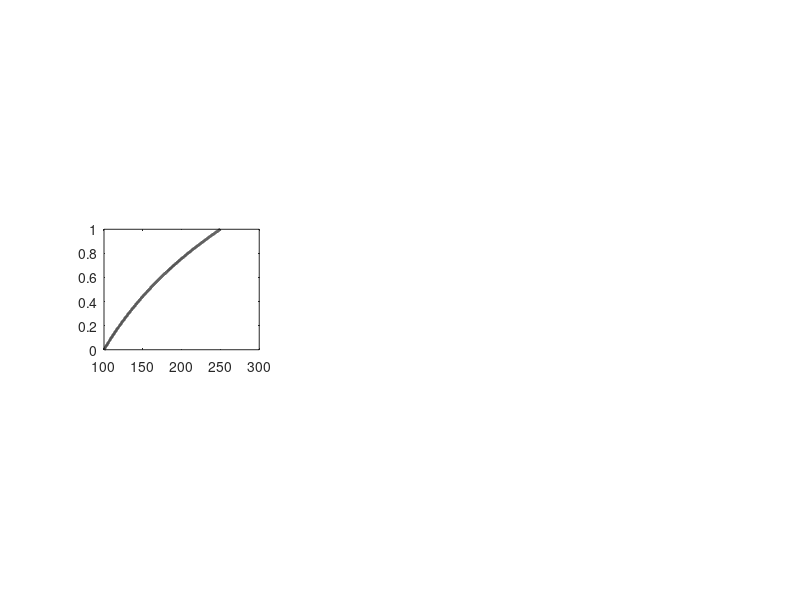

Here is the MATLAB script that generated this plot: (Note: this script raises an error after producing the figure.)
% radiometer_constraints.m
% Generates Figure 4 using data generated by Tb_data.mat for the
% publication 
% 
% Wolfenbarger, N. S., Broome, A. L., Schroeder, D. M., Ermakov, A. I.,
% Bolton, S. J., and Blankenship, D. D. (2025). Passive Microwave
% Radiometry and Active Radar Sounding as Complementary Tools for
% Geophysical Investigations of Icy Ocean Worlds.

clear all; close all; clc

%% Defaults
fontsize = 8;
linewidth = 2;
interpreter = 'latex';

%% Constants
Ts = 100;

%% Freezing Point Depression
% Temperature Profile
p = 4;
subplot(3,3,p)
N = 1e4;
Tm = 250;
z = linspace(0,1,N)';
T = Ts*(Tm/Ts).^(z);

plot(T,z,'k','LineWidth',linewidth)
ax(p) = gca;
ax(p).YDir = 'reverse';
ax(p).FontSize = fontsize;
ax(p).TickLabelInterpreter = interpreter;
ax(p).XTick = [Ts Tm];
ax(p).XTickLabel = {'$100$';'$f(D)-\Delta T_f$'};
ax(p).XLabel.String = 'Temperature, $T$ (K)';
ax(p).XLabel.FontSize = fontsize;
ax(p).XLabel.Interpreter = interpreter;
ax(p).YLabel.String = 'Fractional Depth, $z/D$';
ax(p).YLabel.FontSize = fontsize;
ax(p).YLabel.Interpreter = interpreter;
ax(p).XLim = [Ts-50 270+50];
ax(p).YLim = [0 1];

t1 = text(Ts,0,'$T_s$');
t1.HorizontalAlignment='center';
t1.VerticalAlignment ='bottom';
t1.FontSize = fontsize;
t1.Interpreter = interpreter;

t2 = text(Tm,0,'$T_m$');
t2.HorizontalAlignment='center';
t2.VerticalAlignment ='bottom';
t2.FontSize = fontsize;
t2.Interpreter = interpreter;

% Brightness Temperature Difference Contour
p = 5;
subplot(3,3,p)
load('Tb_deltaTm.mat')
delta_Tb = squeeze(Tb(1,:,:)-Tb(2,:,:));
x = repmat(D'/1e3,1,length(deltaTm));
y = repmat(deltaTm,length(D),1);


[C,h] = contour(y.',x.',delta_Tb.',[10:5:50],'LineWidth',linewidth,'LineColor',[0 112 192]/255);
clabel(C,h,'manual','Interpreter','latex','FontSize',fontsize,'Color',[0 112 192]/255,...
    'BackgroundColor','w')
hold on

ax(p) = gca;
ax(p).FontSize = fontsize;
ax(p).TickLabelInterpreter = interpreter;
ax(p).XLabel.String = 'Freezing Point Depression, $\Delta T_f$ (K)';
ax(p).XLabel.FontSize = fontsize;
ax(p).XLabel.Interpreter = interpreter;
ax(p).YLim = [0 100];
ax(p).YTick = 0:20:100;
ax(p).YLabel.String = 'Ice Shell Thickness, $D$ (km)';
ax(p).YLabel.FontSize = fontsize;
ax(p).YLabel.Interpreter = interpreter;
ax(p).Title.String = '$\Delta \mathcal{T}_{ice,0.6/1.2}=\mathcal{T}_{ice,0.6}-\mathcal{T}_{ice,1.2}$ (K)';
ax(p).Title.FontSize = fontsize;
ax(p).Title.Interpreter = interpreter;
box on


% Compatible Ice Shell Thickness
p = 6;
subplot(3,3,p)
deltaTb_vec = [0:0.1:50];

load('Tb_deltaTm.mat')
deltaTb_deltaTm = squeeze(Tb(1,:,:)-Tb(2,:,:));
C = contourc(deltaTm,D'/1e3,deltaTb_deltaTm,deltaTb_vec);
S = contourdata(C);

for n = 1:length(S)
    plot(S(n).level*ones(S(n).numel,1),S(n).ydata,'Color',[1 1 1]*0.8,...
        'LineWidth',linewidth)
    hold on
end

load('Tb.mat')
deltaTb = squeeze(Tb(1,:,:)-Tb(2,:,:));
[deltaTb_max,ind] = max(deltaTb);
D_vec1 = interp1(deltaTb(1:ind),D(1:ind)/1e3,deltaTb_vec);
D_vec2 = interp1(deltaTb(ind:end),D(ind:end)/1e3,deltaTb_vec);
h = plot(deltaTb_vec,D_vec1,'Color',[0 112 192]/255,'LineWidth',linewidth);
plot(deltaTb_vec,D_vec2,'Color',[0 112 192]/255,'LineWidth',linewidth)
leg = legend(h,'$\Delta T_f=0$ K');
leg.Location = 'NorthEast';
leg.ItemTokenSize = [15 15];
leg.FontSize = fontsize;
leg.Interpreter = interpreter;

ax(p) = gca;
ax(p).FontSize = fontsize;
ax(p).TickLabelInterpreter = interpreter;
ax(p).XLabel.String = '$\Delta \mathcal{T}_{ice,0.6/1.2}=\mathcal{T}_{ice,0.6}-\mathcal{T}_{ice,1.2}$ (K)';
ax(p).XLabel.FontSize = fontsize;
ax(p).XLabel.Interpreter = interpreter;
ax(p).YLabel.String = 'Ice Shell Thickness, $D$ (km)';
ax(p).YLabel.FontSize = fontsize;
ax(p).YLabel.Interpreter = interpreter;
ax(p).XLim = [0 50];
ax(p).Layer = 'Top';

%% Warm Convective Layer
% Temperature Profile
p = 1;
subplot(3,3,p)
Tm = 260;
N = 1e4/2;
z = linspace(0,1/2,N)';
T = Ts*(Tm/Ts).^(z/(1/2));
z = [z; linspace(1/2,1,N)'];
z = flipud(z);
T = [T; ones(size(T))*Tm];

plot(T,z,'k','LineWidth',linewidth)
ax(p) = gca;
ax(p).FontSize = fontsize;
ax(p).TickLabelInterpreter = interpreter;
ax(p).XTick = [Ts Tm];
ax(p).XTickLabel = {'$100$';'$260$'};
ax(p).XLabel.String = 'Temperature, $T$ (K)';
ax(p).XLabel.FontSize = fontsize;
ax(p).XLabel.Interpreter = interpreter;
ax(p).YLabel.String = 'Fractional Depth, $z/D$';
ax(p).YLabel.FontSize = fontsize;
ax(p).YLabel.Interpreter = interpreter;
ax(p).XLim = [Ts-50 270+50];
ax(p).YLim = [0 1];
ax(p).YTick = [0 1];
ax(p).YTickLabel = cellstr(num2str(([1 0])'));

t1 = text(Ts,1,'$T_s$');
t1.HorizontalAlignment='center';
t1.VerticalAlignment ='bottom';
t1.FontSize = fontsize;
t1.Interpreter = interpreter;

t2 = text(Tm,1,'$T_m$');
t2.HorizontalAlignment='center';
t2.VerticalAlignment ='bottom';
t2.FontSize = fontsize;
t2.Interpreter = interpreter;

delta_x = 15;
delta_y = 0.025;

ar = annotation('doublearrow');
ar.Parent = ax(p);
ar.X = [Tm-delta_x Tm-delta_x];
ar.Y = [0+delta_y 0.5-delta_y];
ar.Head1Length = 5;
ar.Head2Length = 5;
ar.Head1Width = 5;
ar.Head2Width = 5;
ar.Head1Style = 'plain';
ar.Head2Style = 'plain';
ar.LineWidth = linewidth/2;

txt = text(Tm-delta_x,0.25,'$d_{conv}/D$ ');
txt.FontSize = fontsize;
txt.HorizontalAlignment = 'right';
txt.Interpreter = interpreter;

% Brightness Temperature Difference Contour
p = 2;
subplot(3,3,p)
load('Tb_fconv_260.mat')
delta_Tb = squeeze(Tb(1,:,:)-Tb(2,:,:));
x = repmat(D'/1e3,1,length(fconv));
y = repmat(fconv,length(D),1);


[C,h] = contour(y.',x.',delta_Tb.',[10:5:50],'LineWidth',linewidth,'LineColor',[0 112 192]/255);
clabel(C,h,'manual','Interpreter','latex','FontSize',fontsize,'Color',[0 112 192]/255,...
    'BackgroundColor','w','LabelSpacing', 700)
hold on

ax(p) = gca;
ax(p).FontSize = fontsize;
ax(p).TickLabelInterpreter = interpreter;
ax(p).XLabel.String = 'Convective Fraction, $d_{conv}/D$';
ax(p).XLabel.FontSize = fontsize;
ax(p).XLabel.Interpreter = interpreter;
ax(p).XTick = 0:0.2:1;
ax(p).YLim = [0 100];
ax(p).YTick = 0:20:100;
ax(p).YLabel.String = 'Ice Shell Thickness, $D$ (km)';
ax(p).YLabel.FontSize = fontsize;
ax(p).YLabel.Interpreter = interpreter;
ax(p).Title.String = '$\Delta \mathcal{T}_{ice,0.6/1.2}=\mathcal{T}_{ice,0.6}-\mathcal{T}_{ice,1.2}$ (K)';
ax(p).Title.FontSize = fontsize;
ax(p).Title.Interpreter = interpreter;
box on


% Ice Shell Thickness Uncertainty
p = 3;
subplot(3,3,p)
deltaTb_vec = [0:0.1:50];

load('Tb_fconv_260.mat')
deltaTb_fconv_260 = squeeze(Tb(1,:,:)-Tb(2,:,:));
C = contourc(fconv,D'/1e3,deltaTb_fconv_260,deltaTb_vec);
S = contourdata(C);

for n = 1:length(S)
    plot(S(n).level*ones(S(n).numel,1),S(n).ydata,'Color',[1 1 1]*0.8,...
        'LineWidth',linewidth)
    hold on
end

load('Tb.mat')
deltaTb = squeeze(Tb(1,:,:)-Tb(2,:,:));
[deltaTb_max,ind] = max(deltaTb);
D_vec1 = interp1(deltaTb(1:ind),D(1:ind)/1e3,deltaTb_vec);
D_vec2 = interp1(deltaTb(ind:end),D(ind:end)/1e3,deltaTb_vec);
h = plot(deltaTb_vec,D_vec1,'Color',[0 112 192]/255,'LineWidth',linewidth);
plot(deltaTb_vec,D_vec2,'Color',[0 112 192]/255,'LineWidth',linewidth)

leg = legend(h,'$d_{conv}=0$, $T_m=273$ K');
leg.Location = 'NorthEast';
leg.ItemTokenSize = [15 15];
leg.FontSize = fontsize;
leg.Interpreter = interpreter;

ax(p) = gca;
ax(p).FontSize = fontsize;
ax(p).TickLabelInterpreter = interpreter;
ax(p).XLabel.String = '$\Delta \mathcal{T}_{ice,0.6/1.2}=\mathcal{T}_{ice,0.6}-\mathcal{T}_{ice,1.2}$ (K)';
ax(p).XLabel.FontSize = fontsize;
ax(p).XLabel.Interpreter = interpreter;
ax(p).YLabel.String = 'Ice Shell Thickness, $D$ (km)';
ax(p).YLabel.FontSize = fontsize;
ax(p).YLabel.Interpreter = interpreter;
ax(p).XLim = [0 50];
ax(p).Layer = 'Top';

%% Chloride-Doped Ice
% Temperature Profile
p = 7;
subplot(3,3,p)
N = 1e4;
Tm = 270;
z = linspace(0,1,N)';
T = Ts*(Tm/Ts).^(z);

plot(T,z,'k','LineWidth',linewidth)
ax(p) = gca;
ax(p).YDir = 'reverse';
ax(p).FontSize = fontsize;
ax(p).TickLabelInterpreter = interpreter;
ax(p).XTick = [Ts Tm];
ax(p).XTickLabel = {'$100$';'$f(D)$'};
ax(p).XLabel.String = 'Temperature, $T$ (K)';
ax(p).XLabel.FontSize = fontsize;
ax(p).XLabel.Interpreter = interpreter;
ax(p).YLabel.String = 'Fractional Depth, $z/D$';
ax(p).YLabel.FontSize = fontsize;
ax(p).YLabel.Interpreter = interpreter;
ax(p).XLim = [Ts-50 270+50];
ax(p).YLim = [0 1];

t1 = text(Ts,0,'$T_s$');
t1.HorizontalAlignment='center';
t1.VerticalAlignment ='bottom';
t1.FontSize = fontsize;
t1.Interpreter = interpreter;

t2 = text(Tm,0,'$T_m$');
t2.HorizontalAlignment='center';
t2.VerticalAlignment ='bottom';
t2.FontSize = fontsize;
t2.Interpreter = interpreter;

% Brightness Temperature Difference Contour
p = 8;
subplot(3,3,p)
load('Tb_Cl.mat')
delta_Tb = squeeze(Tb(1,:,:)-Tb(2,:,:));
x = repmat(D'/1e3,1,length(uMCl));
y = repmat(uMCl,length(D),1);


[C,h] = contour(y.',x.',delta_Tb.',[10:5:50],'LineWidth',linewidth,'LineColor',[0 112 192]/255);
clabel(C,h,'manual','Interpreter','latex','FontSize',fontsize,'Color',[0 112 192]/255,...
    'BackgroundColor','w','LabelSpacing', 700)
hold on

ax(p) = gca;
ax(p).FontSize = fontsize;
ax(p).TickLabelInterpreter = interpreter;
ax(p).XLabel.String =  'Ice Chlorinity, [Cl$^{-}$] ($\mu$M)';
ax(p).XLabel.FontSize = fontsize;
ax(p).XLabel.Interpreter = interpreter;
ax(p).YLim = [0 100];
ax(p).YTick = 0:20:100;
ax(p).YLabel.String = 'Ice Shell Thickness, $D$ (km)';
ax(p).YLabel.FontSize = fontsize;
ax(p).YLabel.Interpreter = interpreter;
ax(p).Title.String = '$\Delta \mathcal{T}_{ice,0.6/1.2}=\mathcal{T}_{ice,0.6}-\mathcal{T}_{ice,1.2}$ (K)';
ax(p).Title.FontSize = fontsize;
ax(p).Title.Interpreter = interpreter;
box on


% Ice Shell Thickness Uncertainty
p = 9;
subplot(3,3,p)
deltaTb_vec = [0:0.1:50];

load('Tb_Cl.mat')
deltaTb_Cl = squeeze(Tb(1,:,:)-Tb(2,:,:));
C = contourc(uMCl,D'/1e3,deltaTb_Cl,deltaTb_vec);
S = contourdata(C);

for n = 1:length(S)
    plot(S(n).level*ones(S(n).numel,1),S(n).ydata,'Color',[1 1 1]*0.8,'LineWidth',linewidth)
    hold on
end

load('Tb.mat')
deltaTb = squeeze(Tb(1,:,:)-Tb(2,:,:));
[deltaTb_max,ind] = max(deltaTb);
D_vec1 = interp1(deltaTb(1:ind),D(1:ind)/1e3,deltaTb_vec);
D_vec2 = interp1(deltaTb(ind:end),D(ind:end)/1e3,deltaTb_vec);
h = plot(deltaTb_vec,D_vec1,'Color',[0 112 192]/255,'LineWidth',linewidth);
plot(deltaTb_vec,D_vec2,'Color',[0 112 192]/255,'LineWidth',linewidth)

leg = legend(h,'[Cl$^{-}]=0$ $\mu$M');
leg.Location = 'NorthEast';
leg.ItemTokenSize = [15 15];
leg.FontSize = fontsize;
leg.Interpreter = interpreter;


ax(p) = gca;
ax(p).FontSize = fontsize;
ax(p).TickLabelInterpreter = interpreter;
ax(p).XLabel.String = '$\Delta \mathcal{T}_{ice,0.6/1.2}=\mathcal{T}_{ice,0.6}-\mathcal{T}_{ice,1.2}$ (K)';
ax(p).XLabel.FontSize = fontsize;
ax(p).XLabel.Interpreter = interpreter;
ax(p).YLabel.String = 'Ice Shell Thickness, $D$ (km)';
ax(p).YLabel.FontSize = fontsize;
ax(p).YLabel.Interpreter = interpreter;
ax(p).XLim = [0 50];
ax(p).Layer = 'Top';

%% Figure Formatting
%  [left bottom width height]

% units
for p = 1:length(ax)
ax(p).Units = 'centimeters';
end

% left
margin = 1;
ax(1).Position(1) = 1.5*margin;
ax(4).Position(1) = 1.5*margin;
ax(7).Position(1) = 1.5*margin;

% height
h0 = 4.25;
for p = 1:length(ax)
ax(p).Position(4) = h0;
end

% width
w0 = 4.25;
for p = 1:length(ax)
ax(p).Position(3) = w0;
end

% bottom
ax(7).Position(2) = margin;
ax(8).Position(2) = margin;
ax(9).Position(2) = margin;
ax(4).Position(2) = ax(7).Position(2)+ax(7).Position(4)+1.5*margin;
ax(5).Position(2) = ax(8).Position(2)+ax(8).Position(4)+1.5*margin;
ax(6).Position(2) = ax(9).Position(2)+ax(9).Position(4)+1.5*margin;
ax(1).Position(2) = ax(4).Position(2)+ax(4).Position(4)+1.5*margin;
ax(2).Position(2) = ax(5).Position(2)+ax(5).Position(4)+1.5*margin;
ax(3).Position(2) = ax(6).Position(2)+ax(6).Position(4)+1.5*margin;

% left
ax(2).Position(1) = ax(1).Position(1)+ax(1).Position(3)+1.5*margin;
ax(3).Position(1) = ax(2).Position(1)+ax(2).Position(3)+1.5*margin;
ax(5).Position(1) = ax(4).Position(1)+ax(4).Position(3)+1.5*margin;
ax(6).Position(1) = ax(5).Position(1)+ax(5).Position(3)+1.5*margin;
ax(8).Position(1) = ax(7).Position(1)+ax(7).Position(3)+1.5*margin;
ax(9).Position(1) = ax(8).Position(1)+ax(8).Position(3)+1.5*margin;

% labels
letters = {'a','b','c','d','e','f','g','h','i'};
for n = 1:length(letters)
    t(n) = annotation('textbox');
    t(n).String = letters{n};
    t(n).FontSize = fontsize+2;
    t(n).FontWeight = 'bold';
    t(n).Interpreter = 'tex';
    t(n).Units = 'centimeters';
    t(n).Position = [ax(n).Position(1)-1.1*margin ax(n).Position(2)+h0 0.1 0.1];
    t(n).EdgeColor = 'w';
    t(n).HorizontalAlignment = 'left';
    t(n).VerticalAlignment = 'bottom';
end

% Freezing Point Depression
n = 11;
t(n) = annotation('textbox');
t(n).String = 'Freezing Point Depression';
t(n).FontSize = fontsize+2;
t(n).FontWeight = 'bold';
t(n).Interpreter = 'tex';
t(n).Units = 'centimeters';
t(n).Position = [0 ax(4).Position(2)-0.5 h0+2*0.5 0.1];
t(n).EdgeColor = 'w';
t(n).HorizontalAlignment = 'center';
t(n).VerticalAlignment = 'top';
t(n).Rotation = 90;

% Convective Layer
n = 10;
t(n) = annotation('textbox');
t(n).String = 'Convective Layer';
t(n).FontSize = fontsize+2;
t(n).FontWeight = 'bold';
t(n).Interpreter = 'tex';
t(n).Units = 'centimeters';
t(n).Position = [0 ax(1).Position(2) h0 0.1];
t(n).EdgeColor = 'w';
t(n).HorizontalAlignment = 'center';
t(n).VerticalAlignment = 'top';
t(n).Rotation = 90;

% Chloride-Doped Ice
n = 12;
t(n) = annotation('textbox');
t(n).String = 'Chloride-Doped Ice';
t(n).FontSize = fontsize+2;
t(n).FontWeight = 'bold';
t(n).Interpreter = 'tex';
t(n).Units = 'centimeters';
t(n).Position = [0 ax(7).Position(2) h0 0.1];
t(n).EdgeColor = 'w';
t(n).HorizontalAlignment = 'center';
t(n).VerticalAlignment = 'top';
t(n).Rotation = 90;

f = gcf;
f.Color = 'w';
f.Units = 'centimeters';
width = 3*(1.5*margin+w0)+margin;
height = 3*(1.5*margin+h0);
f.Position(3:4) = [width height];